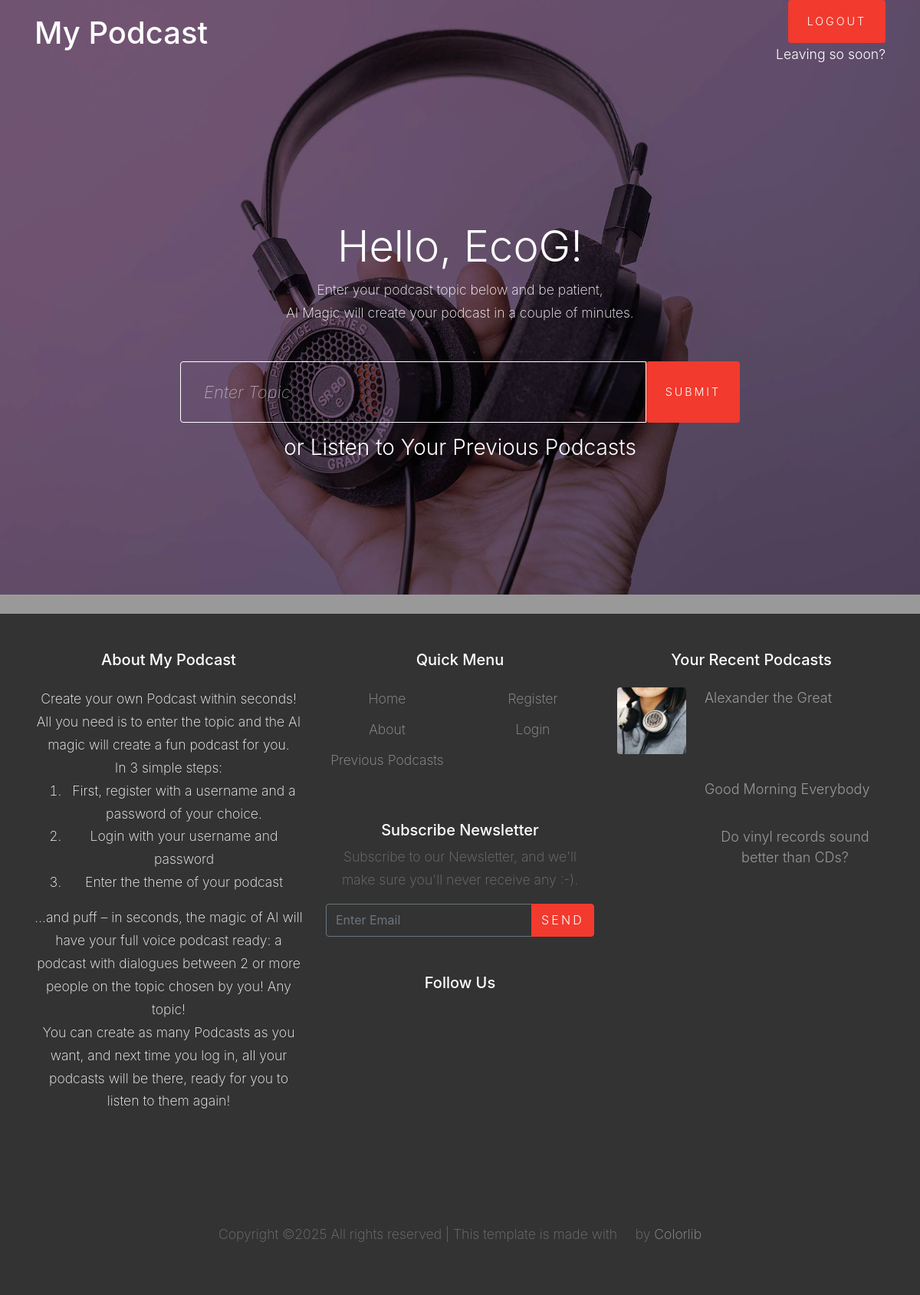
/welcome (signed in), run on the app's committed database.
### app.py (models this page shows)
class User(db.Model):
    __tablename__ = 'user'
    id = db.Column(db.Integer, primary_key=True)
    username = db.Column(db.String(40), unique=True, nullable=False)
    password = db.Column(db.String(40), nullable=False)
    created_at = db.Column(db.DateTime, default=func.now(),
                           nullable=False)  # Date stamp column
    updated_at = Column(db.DateTime, default=func.now(), onupdate=func.now(),
                        nullable=False)  # Auto-updating timestamp
    podcasts = relationship("Podcast", secondary=podcasts_per_user,
                         back_populates="users")

class Podcast(db.Model):
    __tablename__ = 'podcast'
    id = db.Column(db.Integer, primary_key=True)
    title = db.Column(db.String(80), unique=True, nullable=False)
    podcast_url = db.Column(db.String(200), nullable=False)
    created_at = db.Column(db.DateTime, default=func.now(),
                           nullable=False)  # Date stamp column
    updated_at = Column(db.DateTime, default=func.now(), onupdate=func.now(),
                        nullable=False)  # Auto-updating timestamp
    users = relationship("User", secondary=podcasts_per_user,
                         back_populates="podcasts")

### app.py (the view, shortened to what this page needs)
@app.route('/welcome', methods=['GET', 'POST'])
def welcome():
    user = User.query.filter_by(username=session['username']).first()
    user_id = user.id
    stmt = select(podcasts_per_user).where(
        podcasts_per_user.c.user_id == user_id)
    podcast_ids_for_user = []
    results = db.session.execute(stmt).fetchall()
    if results:
        podcast_ids_for_user = [row[1] for row in results]
    user_podcasts_list = []
    if request.method == 'GET':
        if podcast_ids_for_user:
            [user_podcasts_list.append(Podcast.query.filter_by(id=i).first()) for i in podcast_ids_for_user]
    return render_template('welcome.html',
                                   user_podcasts_list=user_podcasts_list)

### templates/welcome.html (shortened to what this page needs)
{% extends "base.html" %}
{% block content %}
<h2 class="text-white font-weight-light mb-2 display-4">Hello, {{session['username']}}!</h2>
<div class="mb-5 text-white">Enter your podcast topic below and be patient,<br>AI Magic will create your podcast in a couple of minutes.</div>
    <form method="post"  class="site-block-subscribe">
        <div class="input-group mb-3">
        <input type="text" id="topic" name="topic" maxlength="80" required
               class="form-control border-secondary text-white bg-transparent" placeholder="Enter Topic" aria-label="Enter Topic" aria-describedby="button-addon2">
        <button type="submit" class="btn btn-primary btn-sm py-3 px-4 small" id="button-addon2">Submit</button>
    </div>
</form>
  {% if user_podcasts_list %}
  <a href="{{ url_for('previous_podcasts') }}">
      <h3 class="text-white font-weight-light mb-2">or Listen to Your Previous Podcasts</h3></a>
        {% endif %} -->
{% endblock %}

### templates/base.html (shortened to what this page needs)
<!DOCTYPE html>
<html lang="en">
  <head>
    <link rel="stylesheet" href="static/fonts/icomoon/style.css">
    <link rel="stylesheet" href="static/css/bootstrap.min.css">
    <link rel="stylesheet" href="static/css/magnific-popup.css">
    <link rel="stylesheet" href="static/css/jquery-ui.css">
    <link rel="stylesheet" href="static/css/owl.carousel.min.css">
    <link rel="stylesheet" href="static/css/owl.theme.default.min.css">
    <link rel="stylesheet" href="https://cdn.jsdelivr.net/npm/mediaelement@4.2.7/build/mediaelementplayer.min.css">
    <link rel="stylesheet" href="static/css/aos.css">
    <link rel="stylesheet" href="static/css/style.css">
  </head>
  <body class="d-flex flex-column min-vh-100">
  <div class="site-wrap flex-fill">
    <header class="site-navbar pb-4 absolute transparent" role="banner">
      <div class="container">
        <div class="row align-items-center">
          <div class="col-3" data-aos="fade-down">
            <h1 class="text-white h1">My Podcast</h1>
          </div>
          <div class="col-3" data-aos="fade-down">
            <nav class="site-navigation position-relative text-right text-md-right" role="navigation">
               <div class="d-inline-block ml-md-0 mr-auto py-3"><a href="#" class="site-menu-toggle js-menu-toggle text-white"><span class="icon-menu h3"></span></a></div>
            </nav>
          </div>
            <div id=logout class="col-6 text-white font-weight-light mb-2 position-relative text-right text-md-right"><a href="{{ url_for('logout') }}" class="btn btn-primary btn-sm py-3 px-4 small" type="button">Logout</a><br>
            Leaving so soon?
           </div>
        </div>
      </div>
    </header>
    <div class="site-blocks-cover overlay" style="background-image: url(static/images/hero_bg_1.jpg);" data-aos="fade" data-stellar-background-ratio="0.5">
      <div class="container pt-5">
        <div class="row align-items-center justify-content-center text-center">
          <div class="col-md-8" data-aos="fade-up" data-aos-delay="400">
        {% block content %}{% endblock %}
          </div>
        </div>
      </div>
    </div>
<footer class="site-footer text-center py-5 mt-auto">
      <div class="container">
        <div class="row">
          <div class="col-lg-4">
            <div class="mb-5 text-white">
              <h3 class="footer-heading mb-4">About My Podcast</h3>
                Create your own Podcast within seconds!<br>
                All you need is to enter the topic and the AI magic will create a fun podcast for you.<br>
                In 3 simple steps:
                <ol>
                  <li>First, register with a username and a password of your choice.</li>
                  <li>Login with your username and password</li>
                  <li>Enter the theme of your podcast</li>
              </ol>
                …and puff – in seconds, the magic of AI will have your full voice podcast ready: a podcast with dialogues between 2 or more people on the topic chosen by you! Any topic!<br>
                You can create as many Podcasts as you want, and next time you log in, all your podcasts will be there, ready for you to listen to them again!
            </div>
          </div>
          <div class="col-lg-4 mb-5 mb-lg-0">
            <div class="row mb-5">
              <div class="col-md-12">
                <h3 class="footer-heading mb-4">Quick Menu</h3>
              </div>
              <div class="col-md-6 col-lg-6">
                <ul class="list-unstyled">
                  <li><a href="{{ url_for('home') }}">Home</a>
                  <li><a href="{{ url_for('about') }}">About</a>
                  <li><a href="{{ url_for('previous_podcasts') }}">Previous Podcasts</a>
                </ul>
              </div>
              <div class="col-md-6 col-lg-6">
                <ul class="list-unstyled">
                  <li><a href="{{ url_for('register') }}" >Register</a></li>
                  <li><a href="{{ url_for('login') }}" >Login</a></li>
                </ul>
              </div>
            </div>
            <div class="mb-5">
              <h3 class="footer-heading mb-2">Subscribe Newsletter</h3>
              <p>Subscribe to our Newsletter, and we'll make sure you'll never receive any :-).</p>
              <form action="#" method="post">
                <div class="input-group mb-3">
                  <input type="text" class="form-control border-secondary text-white bg-transparent" placeholder="Enter Email" aria-label="Enter Email" aria-describedby="button-addon2">
                  <div class="input-group-append">
                    <button class="btn btn-primary" type="button" id="button-addon2">Send</button>
                  </div>
                </div>
              </form>
            </div>
            <div class="row">
              <div class="col-md-12">
                <h3 class="footer-heading mb-4">Follow Us</h3>
                <div>
                  <a href="#" class="pl-0 pr-3"><span class="icon-facebook"></span></a>
                  <a href="#" class="pl-3 pr-3"><span class="icon-twitter"></span></a>
                  <a href="#" class="pl-3 pr-3"><span class="icon-instagram"></span></a>
                  <a href="#" class="pl-3 pr-3"><span class="icon-linkedin"></span></a>
                </div>
              </div>
            </div>
          </div>
          <div class="col-lg-4 mb-5 mb-lg-0">
            <div class="mb-5">
              {% if user_podcasts_list %}
              <h3 class="footer-heading mb-4">Your Recent Podcasts</h3>
              <div class="block-25">
                <ul class="list-unstyled">
                    {% set n = user_podcasts_list|length %}
                    {% set m = [n, 3]|min %}
                      {% for i in range(n-1, n-m-1, -1) %}
                        {% set podcast = user_podcasts_list[i] %}
                        {% set image = "static/images/img_" + (n-i)|string + ".jpg" %}
                  <li class="mb-3">
                      <a href="{{ url_for('podcast', audio_file=podcast.podcast_url) }}" class="d-flex">
                      <figure class="image mr-4">
                        <img src="{{ image }}" alt="" class="img-fluid">
                      </figure>
                      <div class="text">
                        <h3 class="heading font-weight-light">{{ podcast.title}}</h3>
                      </div>
                    </a>
                  </li>
                {% endfor %}
                </ul>
              </div>
              {% endif %}
            </div>
          </div>
        </div>
        <div class="row pt-5 mt-5 text-center">
          <div class="col-md-12">
            <p>
            Copyright &copy; All rights reserved | This template is made with <i class="icon-heart-o" aria-hidden="true"></i> by <a href="https://colorlib.com" target="_blank" >Colorlib</a>
            </p>
          </div>
        </div>
      </div>
    </footer>
  </div>
  </body>
</html>

### static/css/style.css (style rules this page uses)
body { line-height: 1.7; color: #4d4d4d; font-weight: 200; font-size: 1.1rem; }
a { -webkit-transition: .3s all ease; -o-transition: .3s all ease; transition: .3s all ease; }
.site-wrap:before { -webkit-transition: .3s all ease-in-out; -o-transition: .3s all ease-in-out; transition: .3s all ease-in-out; background: rgba(0, 0, 0, 0.6); content: ""; position: absolute; z-index: 2000; top: 0; left: 0; right: 0; bottom: 0; opacity: 0; visibility: hidden; }
.btn { text-transform: uppercase; position: relative; -webkit-transition: 0.2s all ease-in-out !important; -o-transition: 0.2s all ease-in-out !important; transition: 0.2s all ease-in-out !important; top: 0; letter-spacing: .05em; }
.btn.btn-sm { font-size: 0.9rem; }
.btn.btn-primary { font-weight: 300; letter-spacing: .2em; }
.form-control { height: 43px; }
.site-footer { padding: 4em 0; background: #333333; }
.site-footer p { color: #737373; }
.site-footer h2, .site-footer h3, .site-footer h4, .site-footer h5 { color: #fff; }
.site-footer a { color: #999999; }
.site-footer ul li { margin-bottom: 10px; }
.site-footer .footer-heading { font-size: 20px; color: #fff; }
.site-navbar { margin-bottom: 0px; z-index: 1999; position: relative; }
.site-navbar.transparent { background: transparent; }
.site-navbar.absolute { position: absolute; top: 0; left: 0; width: 100%; }
.site-blocks-cover { background-size: cover; background-repeat: no-repeat; background-position: top; background-position: center center; }
.site-blocks-cover.overlay { position: relative; }
.site-blocks-cover.overlay:before { position: absolute; content: ""; left: 0; bottom: 0; right: 0; top: 0; background: rgba(0, 0, 0, 0.4); }
.site-blocks-cover, .site-blocks-cover .row { min-height: 600px; height: calc(100vh); }
.site-blocks-cover h2, .site-blocks-cover h3, .site-blocks-cover h4, .site-blocks-cover h5 { color: #fff; }
.site-block-subscribe .btn { padding-left: 20px; padding-right: 20px; }
.site-block-subscribe .form-control { font-weight: 300; border-color: #fff !important; height: 80px; font-size: 22px; color: #fff; padding-left: 30px; padding-right: 30px; }
.block-25 ul, .block-25 ul li { padding: 0; margin: 0; }
.block-25 ul li a .image { -webkit-box-flex: 0; -ms-flex: 0 0 90px; flex: 0 0 90px; }
.block-25 ul li a .image img { border-radius: 4px; max-width: 100%; opacity: 1; -webkit-transition: .3s all ease-in-out; -o-transition: .3s all ease-in-out; transition: .3s all ease-in-out; }
.block-25 ul li a .text .heading { font-size: 18px; line-height: 1.5; margin: 0; padding: 0; -webkit-transition: .3s all ease; -o-transition: .3s all ease; transition: .3s all ease; color: #999999; }

### data on the page
User: username "EcoG"
Podcast: title "Alexander the Great"
Podcast: title "Good Morning Everybody"
Podcast: title "Do vinyl records sound better than CDs?"
